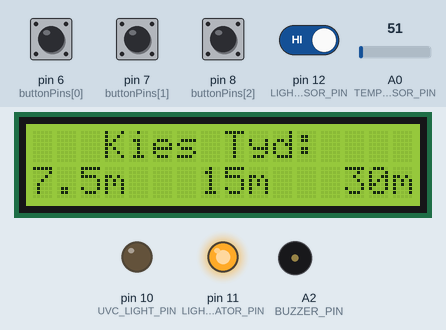
Simulated run of this sketch. Board: Arduino Uno, built with avr-gcc and run on an emulated ATmega328P. Shown: 16×2 character LCD, output pins drawn as LEDs (lit = HIGH), buzzer (waves = sounding, pin HIGH). The test bench sets the inputs (shaded band); at power-on: pin 6 (buttonPins[0]), pin 7 (buttonPins[1]), pin 8 (buttonPins[2]), pin 12 (LIGHT_ON_SENSOR_PIN) HIGH, A0 (TEMP_SENSOR_PIN) = 51.

Above: at 1.2 s.
1.3 s: pin 6 (buttonPins[0]) pulled LOW for 0.15 s
At 3.7 s:
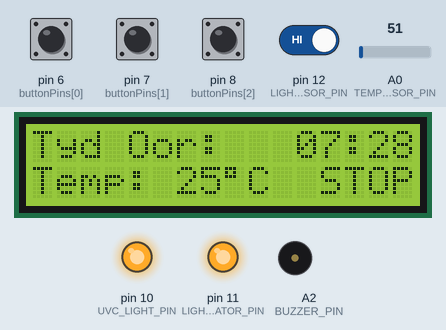
4.0 s: pin 8 (buttonPins[2]) pulled LOW for 0.15 s
At 5.0 s:
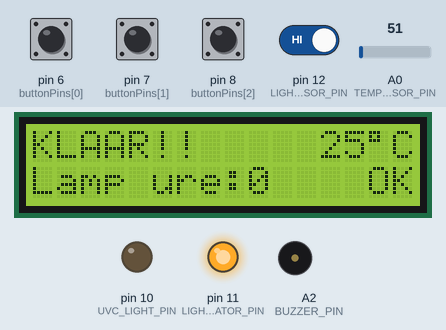
6.0 s: pin 12 (LIGHT_ON_SENSOR_PIN) driven LOW
At 7.0 s:
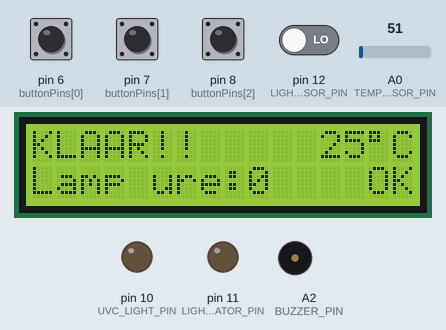
7.5 s: pin 7 (buttonPins[1]) pulled LOW for 0.15 s
At 8.9 s:
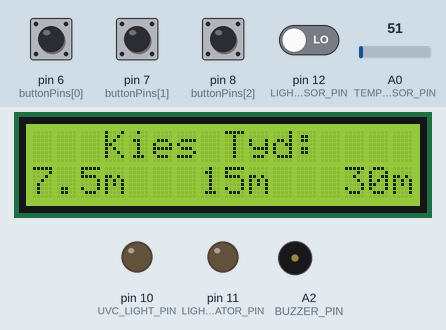
9.2 s: pin 6 (buttonPins[0]) pulled LOW for 1 s
At 11.5 s:
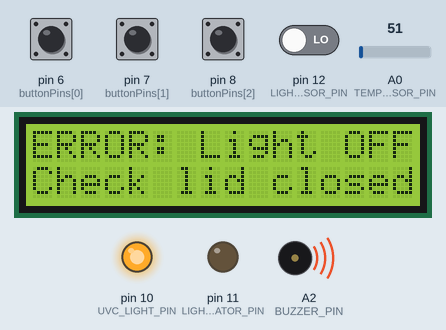
11.7 s: pin 7 (buttonPins[1]) pulled LOW for 1 s
At 12.1 s:
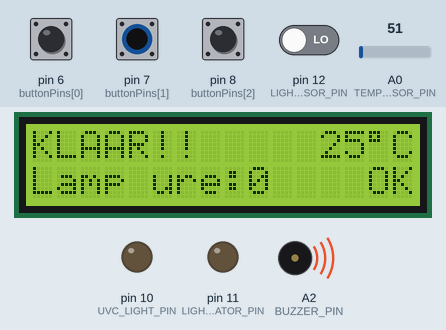
Timing chart, 0 to 14.7 s (numbered marks = the images above; inputs shaded):
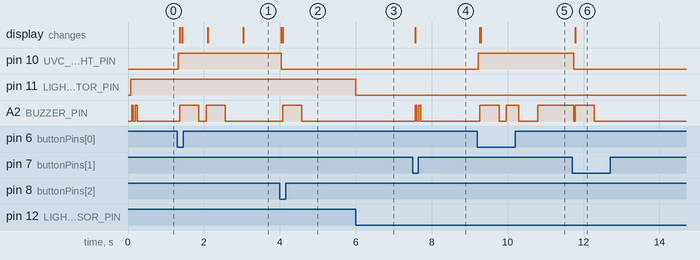

Measured:
- after the input at 1.3 s, pin 10 (UVC_LIGHT_PIN): LOW → HIGH at once; A2 (BUZZER_PIN): alternates HIGH for 0.50 s and LOW for 0.20 s, 4 changes in all, then stays LOW, starting after 0.06 s; the display: first changes after 0.06 s (image 1 shows a later state)
- after the input at 4.0 s, pin 10 (UVC_LIGHT_PIN): HIGH → LOW at once; A2 (BUZZER_PIN): LOW → HIGH after 0.07 s, → LOW 0.50 s later; the display: first differs from a run without the input after 0.07 s (image 2)
- after the input at 6.0 s, pin 11 (LIGHT_ON_INDICATOR_PIN): HIGH → LOW at once
- after the input at 7.5 s, A2 (BUZZER_PIN): alternates HIGH for 0.05 s and LOW for 0.05 s, 4 changes in all, then stays LOW, starting after 0.06 s; the display: changes after 0.06 s (image 4)
- after the input at 9.2 s, pin 10 (UVC_LIGHT_PIN): LOW → HIGH at once; A2 (BUZZER_PIN): goes HIGH 0.52 s, LOW 0.18 s, HIGH 0.33 s, LOW 0.50 s, then HIGH, starting after 0.06 s; the display: first changes after 0.06 s (image 5 shows a later state)
- after the input at 11.7 s, pin 10 (UVC_LIGHT_PIN): HIGH → LOW after 0.05 s; the display: changes after 0.08 s (image 6)
- by itself, A2 (BUZZER_PIN): alternates HIGH for 0.05 s and LOW for 0.05 s, 4 changes in all, then stays LOW

The sketch:

ronacop_uv_controller.ino
```cpp
// (licence header left out)
#include <Wire.h>
#include <LiquidCrystal_I2C.h>
#include <Bounce2.h>
#include <math.h>
#include <EEPROM.h>
#include <jled.h>

LiquidCrystal_I2C lcd(0x27, 16, 2); // set the LCD address to 0x27 for a 16 chars and 2 line display

const byte UVC_LIGHT_PIN = 10;
const byte TEMP_SENSOR_PIN = A0; //LM35
const byte LIGHT_ON_INDICATOR_PIN = 11;
const byte LIGHT_ON_SENSOR_PIN = 12;
const byte BUZZER_PIN = A2;
const unsigned long TEMP_SENSOR_UPDATE_TIME = 5000;
const unsigned long SCREEN_UPDATE_TIME = 50;
byte buttonPins[] = {6, 7, 8};
const byte noButtons = 3;
byte pressedButton, screenMode, previousScreenMode;
int t;
unsigned long timerEndTime = 0;
unsigned long timer = 0;
unsigned long timerPausedTime = 0;
unsigned long lampTurnOnTime;
unsigned long tempLastUpdateTime = millis() - TEMP_SENSOR_UPDATE_TIME;
unsigned long screenLastUpdateTime = millis() - SCREEN_UPDATE_TIME;
int temperature;
Bounce * buttons = new Bounce[noButtons];
long lampSeconds;
auto shortBeep = JLed(BUZZER_PIN).Blink(50, 50).Repeat(2);
auto startBeep = JLed(BUZZER_PIN).Blink(500, 200).Repeat(2);
auto doneBeep = JLed(BUZZER_PIN).Blink(100, 300).Repeat(5);
auto clearBeep = JLed(BUZZER_PIN).Blink(500, 200).Repeat(1);
auto errorBeep = JLed(BUZZER_PIN).Blink(1000, 500).Repeat(4);

void setup()
{
  lcd.init();
  lcd.clear();
  lcd.backlight();

  for (t = 0; t < noButtons; t++) {
    buttons[t].attach( buttonPins[t] , INPUT_PULLUP  );
    buttons[t].interval(25);
  }

  pinMode(UVC_LIGHT_PIN, OUTPUT);
  pinMode(BUZZER_PIN, OUTPUT);
  pinMode(LIGHT_ON_INDICATOR_PIN, OUTPUT);
  pinMode(LIGHT_ON_SENSOR_PIN, INPUT_PULLUP); // V++ -> LDR -> PIN -> 20kOhm -> Gnd

  setScreenMode(0);

  EEPROM.get(0, lampSeconds);

  startBeep.Stop();
  doneBeep.Stop();
  clearBeep.Stop();
  errorBeep.Stop();
}

void loop()
{
  updateTimer();

  updateTemperature();

  showLightStatus();

  pressedButton = checkButtonPress();

  if (screenMode == 0) { // Select time menu
    if (pressedButton != 0) {
      switch (pressedButton) {
        case 1:
          startTimer(7.5*60);
          setScreenMode(1);
          turnOnLight();
          break;
        case 2:
          startTimer(15 * 60);
          setScreenMode(1);
          turnOnLight();
          break;
        case 3:
          startTimer(30 * 60);
          setScreenMode(1);
          turnOnLight();
          break;
      }
      startBeep.Reset();
    }
  }
  else if (screenMode == 1) { // Light ON and timer running
    if (timer <= 0) {
      turnOffLight();
      setScreenMode(3);
      doneBeep.Reset();
    }
    if (pressedButton == 3) { // Button 3 stops light
      turnOffLight();
      setScreenMode(3);
      clearBeep.Reset();
    }
    if (digitalRead(LIGHT_ON_SENSOR_PIN) == 0) { // Error: Light is not shining
      errorBeep.Reset();
      setScreenMode(2);
      renderScreen();
    }

  }
  else if (screenMode == 2) { // Error state: Light is not ON
    if (digitalRead(LIGHT_ON_SENSOR_PIN) == 1) { // Light is shining
      setScreenMode(1); // Continue with timer
      errorBeep.Stop();
      renderScreen();
    }
    if (pressedButton != 0) { // Stop and exit to done screen
      turnOffLight();
      setScreenMode(3);
      errorBeep.Stop();
      clearBeep.Reset();
    }
  }
  else if (screenMode == 3) { // Done screen
    if (pressedButton != 0) {
      setScreenMode(0);
      shortBeep.Reset();
    }
  }

  if (pressedButton != 0 || (millis() - screenLastUpdateTime > SCREEN_UPDATE_TIME)) {
    renderScreen();
  }

  updateBeep();
}

void updateBeep() {
  shortBeep.Update();
  startBeep.Update();
  doneBeep.Update();
  clearBeep.Update();
  errorBeep.Update();

}

void updateTemperature() {
  if ((unsigned long)(millis() - tempLastUpdateTime) > TEMP_SENSOR_UPDATE_TIME) {
    int value = analogRead(TEMP_SENSOR_PIN);
    temperature = (int)round((value / 1024.0) * 500);
    tempLastUpdateTime = millis();
  }
}

void showLightStatus() {
  digitalWrite(LIGHT_ON_INDICATOR_PIN, digitalRead(LIGHT_ON_SENSOR_PIN));
}

void turnOffLight() {
  digitalWrite(UVC_LIGHT_PIN, false);
  writeLampTimeToEEPROM();
}

void writeLampTimeToEEPROM() {
  unsigned long sessionSeconds = (millis() - lampTurnOnTime) / 1000;
  lampSeconds = lampSeconds + sessionSeconds;
}

void turnOnLight() {
  digitalWrite(UVC_LIGHT_PIN, true);
  lampTurnOnTime = millis();
}

void updateTimer() {
  timer = timerEndTime - (millis() / 1000);
}

void setScreenMode(int mode) {
  screenMode = mode;
}

void startTimer(unsigned long seconds) {
  timerEndTime = millis() / 1000 + seconds;
}

void renderScreen() {
  if (screenMode != previousScreenMode) {
    lcd.clear();
    previousScreenMode = screenMode;
  }
  if (screenMode == 0) {
    lcd.setCursor(3, 0);
    lcd.print("Kies Tyd:");

    lcd.setCursor(0, 1);
    lcd.print("7.5m   15m   30m");
  }
  else if (screenMode == 1) {
    lcd.setCursor(0, 0);
    lcd.print("Tyd Oor:");

    lcd.setCursor(11, 0);
    if (timer / 60 < 10) {
      lcd.print("0");
      lcd.setCursor(12, 0);
    }
    lcd.print((int)timer / 60);

    lcd.setCursor(13, 0);
    lcd.print(":");
    lcd.setCursor(14, 0);
    if (timer % 60 < 10) {
      lcd.print("0");
      lcd.setCursor(15, 0);
    }
    lcd.print((int)timer % 60);

    lcd.setCursor(0, 1);
    lcd.print("Temp:");

    lcd.setCursor(6, 1);
    lcd.print(temperature);

    lcd.setCursor(8, 1);
    lcd.print((char)223);
    lcd.setCursor(9, 1);
    lcd.print("C");

    lcd.setCursor(12, 1);
    lcd.print("STOP");

  }
  else if (screenMode == 2) {
    lcd.setCursor(0, 0);
    lcd.print("ERROR: Light OFF");
    lcd.setCursor(0, 1);
    lcd.print("Check lid closed");
  }
  else if (screenMode == 3) {
    lcd.setCursor(0, 0);
    lcd.print("KLAAR!!");

    lcd.setCursor(12, 0);
    lcd.print(temperature);

    lcd.setCursor(14, 0);
    lcd.print((char)223);
    lcd.setCursor(15, 0);
    lcd.print("C");

    lcd.setCursor(0, 1);
    lcd.print("Lamp ure: ");
    lcd.setCursor(9, 1);
    lcd.print(round(lampSeconds / 60 / 60));

    lcd.setCursor(14, 1);
    lcd.print("OK");
  }
  screenLastUpdateTime = millis();
}

byte checkButtonPress() {
  byte pressedButton = 0;
  for (t = 0; t < noButtons; t++) {
    buttons[t].update();
    if ( buttons[t].fell() ) {
      pressedButton = t + 1;
      break;
    }
  }
  return pressedButton;
}
```
